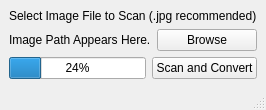
<?xml version="1.0" encoding="UTF-8"?>
<ui version="4.0">
 <class>MainWindow</class>
 <widget class="QMainWindow" name="MainWindow">
  <property name="sizePolicy">
   <sizepolicy hsizetype="Fixed" vsizetype="Fixed">
    <horstretch>0</horstretch>
    <verstretch>0</verstretch>
   </sizepolicy>
  </property>
  <property name="cursor">
   <cursorShape>ArrowCursor</cursorShape>
  </property>
  <property name="windowTitle">
   <string>Marks Scanner</string>
  </property>
  <property name="windowIcon">
   <iconset>
    <normaloff>Backs/browse.png</normaloff>Backs/browse.png</iconset>
  </property>
  <widget class="QWidget" name="centralwidget">
   <layout class="QGridLayout" name="gridLayout">
    <item row="0" column="0">
     <layout class="QVBoxLayout" name="verticalLayout">
      <item>
       <widget class="QLabel" name="label">
        <property name="text">
         <string>Select Image File to Scan (.jpg recommended)</string>
        </property>
       </widget>
      </item>
     </layout>
    </item>
    <item row="1" column="0">
     <layout class="QHBoxLayout" name="horizontalLayout">
      <item>
       <widget class="QLabel" name="imagePath">
        <property name="text">
         <string>Image Path Appears Here.</string>
        </property>
       </widget>
      </item>
      <item>
       <widget class="QPushButton" name="browseButton">
        <property name="text">
         <string>Browse</string>
        </property>
       </widget>
      </item>
     </layout>
    </item>
    <item row="2" column="0">
     <layout class="QHBoxLayout" name="horizontalLayout_2">
      <item>
       <widget class="QProgressBar" name="progressBar">
        <property name="value">
         <number>24</number>
        </property>
       </widget>
      </item>
      <item>
       <widget class="QPushButton" name="convertButton">
        <property name="text">
         <string>Scan and Convert</string>
        </property>
       </widget>
      </item>
     </layout>
    </item>
   </layout>
  </widget>
  <widget class="QMenuBar" name="menubar">
   <property name="geometry">
    <rect>
     <x>0</x>
     <y>0</y>
     <width>496</width>
     <height>20</height>
    </rect>
   </property>
  </widget>
  <widget class="QStatusBar" name="statusbar"/>
 </widget>
 <resources/>
 <connections/>
</ui>
